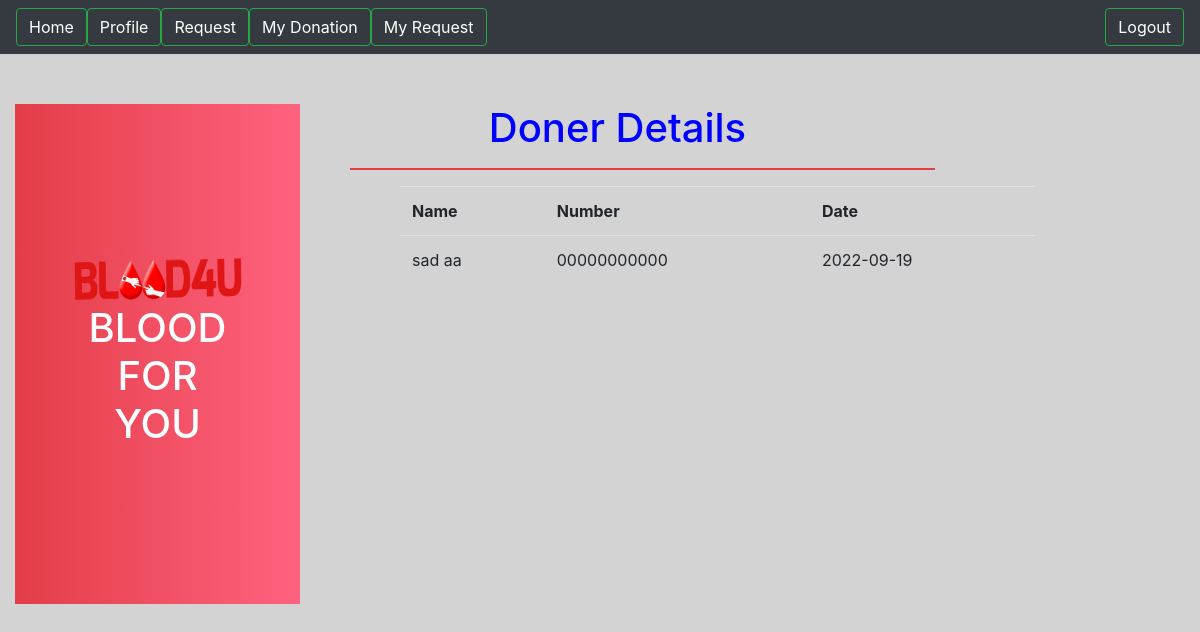
/Blood4u/d_receive_det.php?id=3 (signed in), run on the app's committed database.
### tables this page shows
CREATE TABLE `accepte_d` (
  `Ac_id` int(11) NOT NULL,
  `req_id` int(11) NOT NULL,
  `Ac_u_id` int(11) DEFAULT NULL,
  `do_date` date NOT NULL
);

CREATE TABLE `user_details` (
  `id` int(11) NOT NULL,
  `first_name` varchar(100) NOT NULL,
  `last_name` varchar(100) NOT NULL,
  `user_id` int(11) DEFAULT NULL,
  `address` varchar(100) NOT NULL,
  `blood_g` varchar(5) NOT NULL,
  `contact_no` varchar(15) NOT NULL,
  `last_donation` date DEFAULT NULL,
  `donation_area` varchar(100) NOT NULL
);

### Blood4u/d_receive_det.php (the view, shortened to what this page needs)
<?php
$rq_id=$_GET['id'];
$con=mysqli_connect('localhost','root','','blood4u');
$sql= "SELECT * FROM accepte_d WHERE req_id='$rq_id' ORDER BY Ac_id DESC";
$details=mysqli_query($con,$sql);
include('header.php');
?>
<div class="container" style="margin-top: 50px;">
 <div class="row">
     <div class="col-3 row justify-content-center align-items-center" style="height:500px;background: linear-gradient(to right, #E33D48, #FF627E);">
         <h1 style="text-align: center;color:white"> <img src="logo.png" alt="" style="height: 50px;width:200px"> BLOOD <br> FOR <br> YOU</h1>   </div>
     <div class="col-7">
    <h1 style="width: 100%; text-align: center; color: blue;">Doner Details</h1>
    <hr style="border: 1px solid #E33D48;margin-left: 50px;">
     <table class="table"style="margin-left: 100px;">
        <header>
            <th>Name</th>
            <th>Number</th>
            <th>Date</th>
        </header>
         <?php while($row=mysqli_fetch_assoc($details)){
         		$u_id=$row['Ac_u_id'];
         		$sql3= "SELECT * FROM user_details WHERE user_id='$u_id'";
            	$det=mysqli_fetch_assoc(mysqli_query($con,$sql3));
         	?>
            <tr>
                <td><?php echo$det['first_name']." ".$det['last_name'];?></td>
                <td><?php echo $det['contact_no'];?></td>
                <td><?php echo $row['do_date'];?></td>
            </tr>
         <?php } ?>
     </table>
  </div>
 </div>
 </div>
<?php include('fter.php'); ?>

### data on the page
accepte_d: user_details.first_name "sad", user_details.last_name "aa", user_details.contact_no "00000000000", do_date "2022-09-19"
